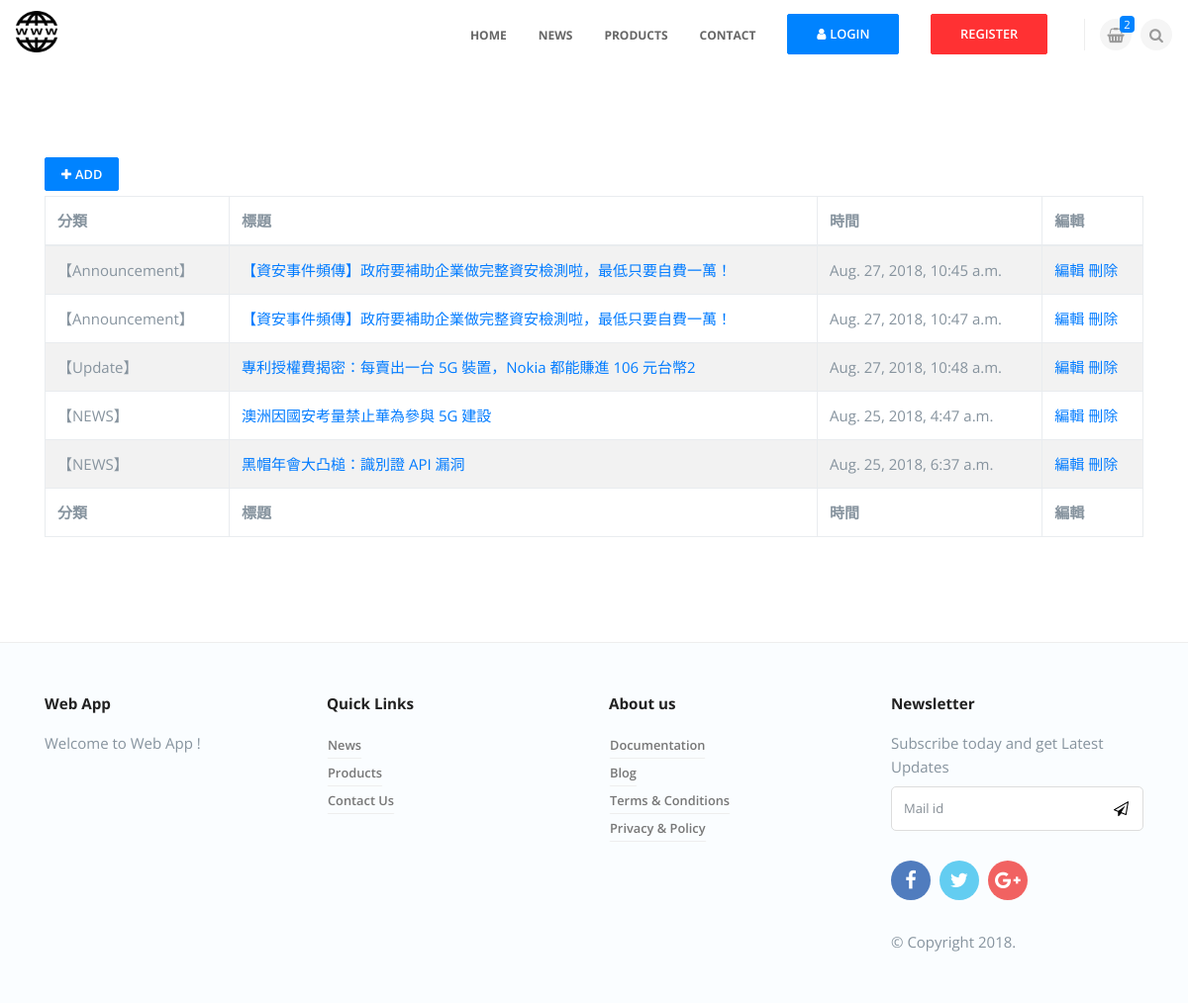
The app's page /dashboard/, older data.
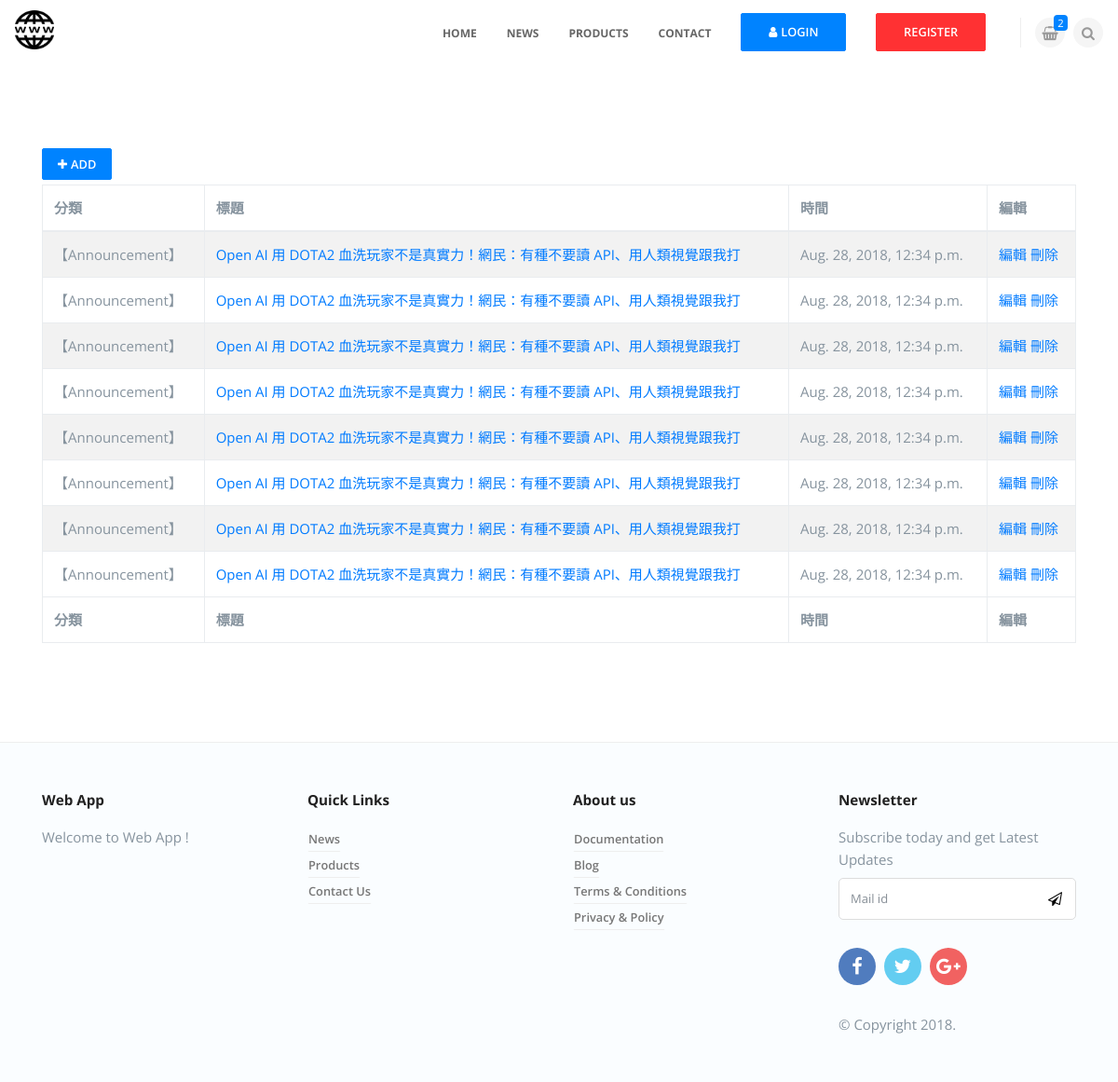
The same page, newer data.
### news/models.py (models this page shows, shortened)
class NewsUnit(models.Model):
    catego = models.CharField(max_length=10, null=False)
    nickname = models.CharField(max_length=20, null=False)
    title = models.CharField(max_length=50, null=False)
    message = models.TextField(null=False)
    pubtime = models.DateTimeField(auto_now=True)
    enabled = models.BooleanField(default=False)
    press = models.IntegerField(default=0)

### app/views.py (the view)
# urls.py: url(r'^dashboard/$', app_view.dashboard),
def dashboard(request, pageindex=None):  #管理頁面
	global page1
	pagesize = 8
	newsall = news_model.NewsUnit.objects.all().order_by('-id')
	datasize = len(newsall)
	totpage = math.ceil(datasize / pagesize)
	if pageindex==None:
		page1 = 1
		newsunits = news_model.NewsUnit.objects.order_by('-id')[:pagesize]
	elif pageindex=='1':
		start = (page1-2)*pagesize
		if start >= 0:
			newsunits = news_model.NewsUnit.objects.order_by('-id')[start:(start+pagesize)]
			page1 -= 1
	elif pageindex=='2':
		start = page1*pagesize
		if start < datasize:
			newsunits = news_model.NewsUnit.objects.order_by('-id')[start:(start+pagesize)]
			page1 += 1
	elif pageindex=='3':
		start = (page1-1)*pagesize
		newsunits = news_model.NewsUnit.objects.order_by('-id')[start:(start+pagesize)]
	currentpage = page1
	return render(request, "admin/dashboard.html", locals())

### templates/admin/dashboard.html (shortened to what this page needs)
{% extends 'app.html' %}
{% block content %}
    <div class="container pt90 pb90">
            <a href="/newsadd/" class="btn btn-primary mb5"><i class="fa fa-plus mr-1"></i>ADD</a>
        <table id="data-table" class="table table-striped table-bordered" cellspacing="0" width="100%">
            <thead>
                <tr>
                        <th align="left">分類</th>
                        <th align="left">標題</th>
                        <th align="left">時間</th>
                        <th align="left">編輯</th>
                </tr>
            </thead>
            <tfoot>
                <tr>
                        <th align="left">分類</th>
                        <th align="left">標題</th>
                        <th align="left">時間</th>
                        <th align="left">編輯</th>
                </tr>
            </tfoot>
            <tbody>
                {% for unit in newsunits %}
                    <tr>
                    <td><div>【{{ unit.catego }}】</div></td>
                    <td><a href="/newsedit/{{unit.id}}/">{{ unit.title }}</a></td>
                    <td>{{ unit.pubtime }}</td>
                    <td>
                        <a href="/newsedit/{{unit.id}}/" title="新聞編輯">編輯</a>
                        <a href="/newsdelete/{{unit.id}}/" title="新聞刪除">刪除</a>
                    </td>
                    </tr>
                {% empty %}
                    <div>
                        <p><span>注意</span> 目前新聞資料庫中沒有任何資料！</p>
                    </div>
                {% endfor %}
            </tbody>
        </table>
    </div>
{% endblock %}

Row changes from the older to the newer data that the page shows:
no longer on this page (row unchanged): NewsUnit: catego "Announcement", title "【資安事件頻傳】政府要補助企業做完整資安檢測啦，最低只要自費一萬！", pubtime "Aug. 27, 2018, 10:45 a.m."
no longer on this page (row edited): NewsUnit: catego "Announcement", title "【資安事件頻傳】政府要補助企業做完整資安檢測啦，最低只要自費一萬！", pubtime "Aug. 27, 2018, 10:47 a.m."
no longer on this page (row unchanged): NewsUnit: catego "Update", title "專利授權費揭密：每賣出一台 5G 裝置，Nokia 都能賺進 106 元台幣2", pubtime "Aug. 27, 2018, 10:48 a.m."
no longer on this page (row unchanged): NewsUnit: catego "NEWS", title "澳洲因國安考量禁止華為參與 5G 建設", pubtime "Aug. 25, 2018, 4:47 a.m."
no longer on this page (row unchanged): NewsUnit: catego "NEWS", title "黑帽年會大凸槌：識別證 API 漏洞", pubtime "Aug. 25, 2018, 6:37 a.m."
added NewsUnit: catego "Announcement", title "Open AI 用 DOTA2 血洗玩家不是真實力！網民：有種不要讀 API、用人類視覺跟我打", pubtime "Aug. 28, 2018, 12:34 p.m."
added NewsUnit: catego "Announcement", title "Open AI 用 DOTA2 血洗玩家不是真實力！網民：有種不要讀 API、用人類視覺跟我打", pubtime "Aug. 28, 2018, 12:34 p.m."
added NewsUnit: catego "Announcement", title "Open AI 用 DOTA2 血洗玩家不是真實力！網民：有種不要讀 API、用人類視覺跟我打", pubtime "Aug. 28, 2018, 12:34 p.m."
added NewsUnit: catego "Announcement", title "Open AI 用 DOTA2 血洗玩家不是真實力！網民：有種不要讀 API、用人類視覺跟我打", pubtime "Aug. 28, 2018, 12:34 p.m."
added NewsUnit: catego "Announcement", title "Open AI 用 DOTA2 血洗玩家不是真實力！網民：有種不要讀 API、用人類視覺跟我打", pubtime "Aug. 28, 2018, 12:34 p.m."
added NewsUnit: catego "Announcement", title "Open AI 用 DOTA2 血洗玩家不是真實力！網民：有種不要讀 API、用人類視覺跟我打", pubtime "Aug. 28, 2018, 12:34 p.m."
added NewsUnit: catego "Announcement", title "Open AI 用 DOTA2 血洗玩家不是真實力！網民：有種不要讀 API、用人類視覺跟我打", pubtime "Aug. 28, 2018, 12:34 p.m."
added NewsUnit: catego "Announcement", title "Open AI 用 DOTA2 血洗玩家不是真實力！網民：有種不要讀 API、用人類視覺跟我打", pubtime "Aug. 28, 2018, 12:34 p.m."
